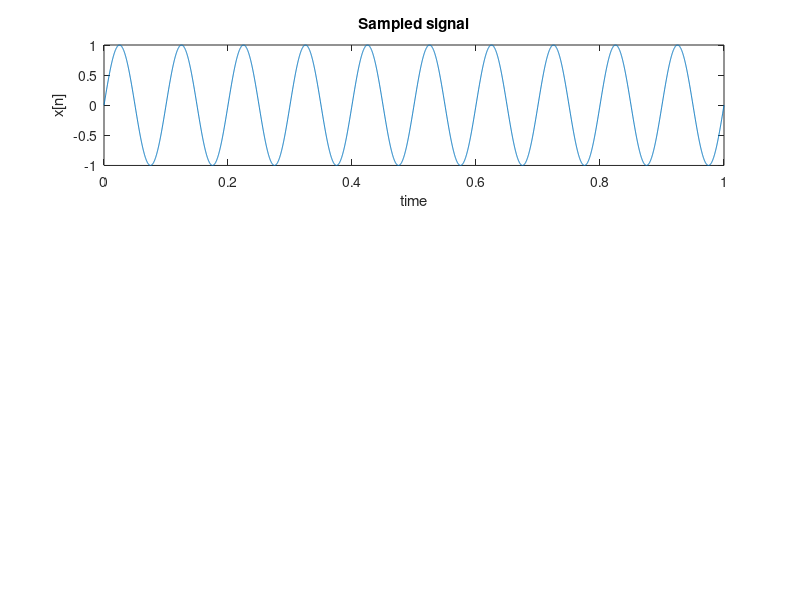

The MATLAB script that drew this image: (Note: this script raises an error after producing the figure.)
Fs=5000
t=0:1/Fs:1
xn=sin(20*pi*t);
figure(1);
subplot(3, 1, 1);
plot(t, xn);
xlabel('time');
ylabel('x[n]');
title('Sampled signal');

xqn=quant(xn, 8, -1, 1);
subplot(3, 1, 2);
plot(t, xqn);

xlabel('time');
ylabel('xq[n]');
title('Quantized signal with 8 levels');
%--------------------


for(n=1:8)
A=quant(xn, 2^n , -1, 1);
%plot(t, A);
end

subplot(3, 1, 3);
plot(t, xn-xqn);
xlabel('time');
ylabel('E[n]=X[n]-Xq[n]');
title('Quantization Error');
%----------------------------------
mae=zeros(1, 8);
for(n=1:8)
   
    A=quant(xn, 2^n, -1, 1);
    
   [maxdiff, index]=max(abs(A-xn));
    mae(n)=maxdiff;
end
n=1:8
figure(2);
plot(n, mae);
xlabel('n');
ylabel('maxabsoluteError');
title('MaxError for n=1 to 8');
%--------------------

sqnrnum=zeros(1, 8);
sqnrden=zeros(1, 8);
sqnr=zeros(1, 8);
for(m=1:8)
    x=quant(xn, 2^m, -1, 1);
   
    for(t=1:5001)
    sqnrnum(m)=sqnrnum(m)+(xn(t).*xn(t));
    sqnrden(m)=sqnrden(m)+((xn(t)-x(t)).*(xn(t)-x(t)))
    end
    sqnr(m)=sqnrnum(m)/sqnrden(m);
end

figure(3);
plot(n, sqnr);
xlabel('n=number of bits');
ylabel('sqnr');
title('Signal to Quantization Noise Ratio ');